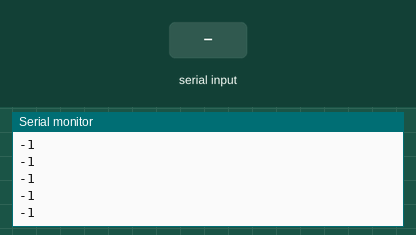
Recording of a sketch running on a simulated Arduino Uno, built with avr-gcc and run on an emulated ATmega328P. On the bench: the last lines printed to the serial monitor. The test bench sets the inputs (shaded band). EEPROM starts erased.

Above: at 1.2 s.
1.3 s: "90,45\n" received over Serial
At 1.9 s:
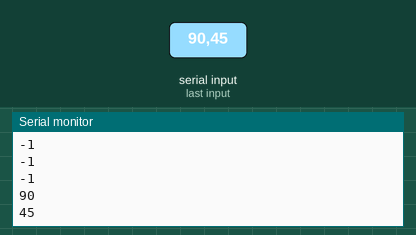
2.8 s: "30,150\n" received over Serial
At 3.8 s:
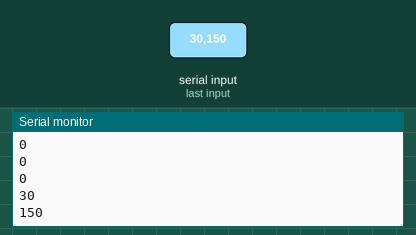
Timing chart, 0 to 5.8 s (numbered marks = the images above; inputs shaded):
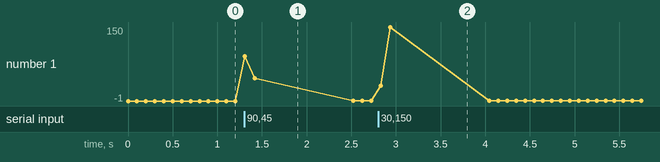

The sketch:

eeprom_combined.ino
```cpp
#include <EEPROM.h>

int GetInt(int add1, int add2) {
  return EEPROM.read(add1) * 256 + EEPROM.read(add2);
}

void SetInt(int add1, int add2, int num) {
  EEPROM.write(add1, num / 256);
  EEPROM.write(add2, num % 256);
}


void setup() {
  Serial.begin(9600);
  int value = GetInt(0, 1);
  //Serial.println("Value: " + value);
  Serial.println(value);
}

void loop() {
  if (Serial.available()) {
    int input = Serial.parseInt();
    SetInt(0, 1, input);
  }
  int newValue = GetInt(0, 1);
  Serial.println(newValue);
  delay(100);
}
```

Measured:
- after the input at 1.3 s, the serial monitor: prints a new line at once (image 1)
- after the input at 2.8 s, the serial monitor: prints a new line at once (image 2)
- plotted number 1: -1 → 0 after the input at 1.3 s
